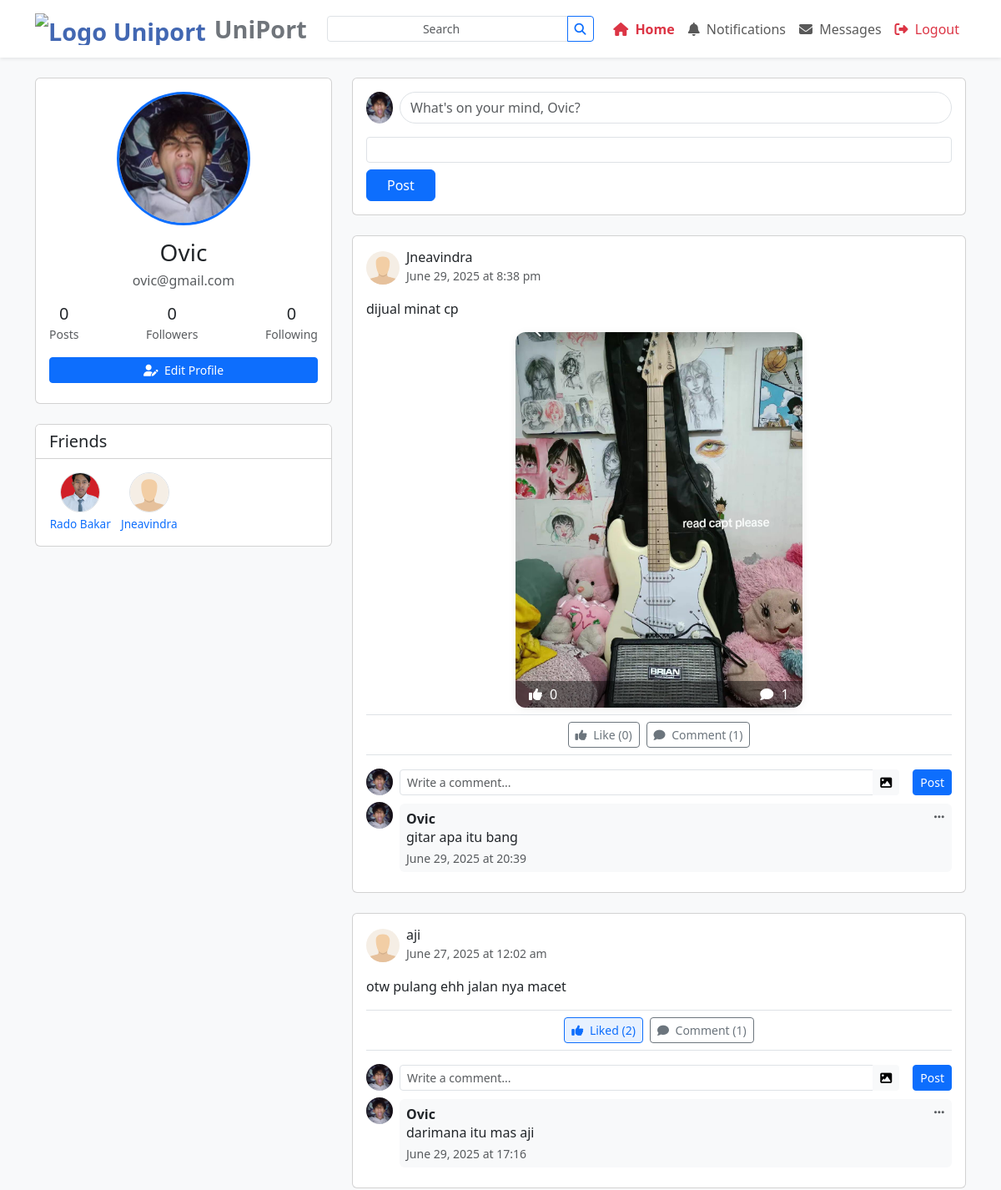
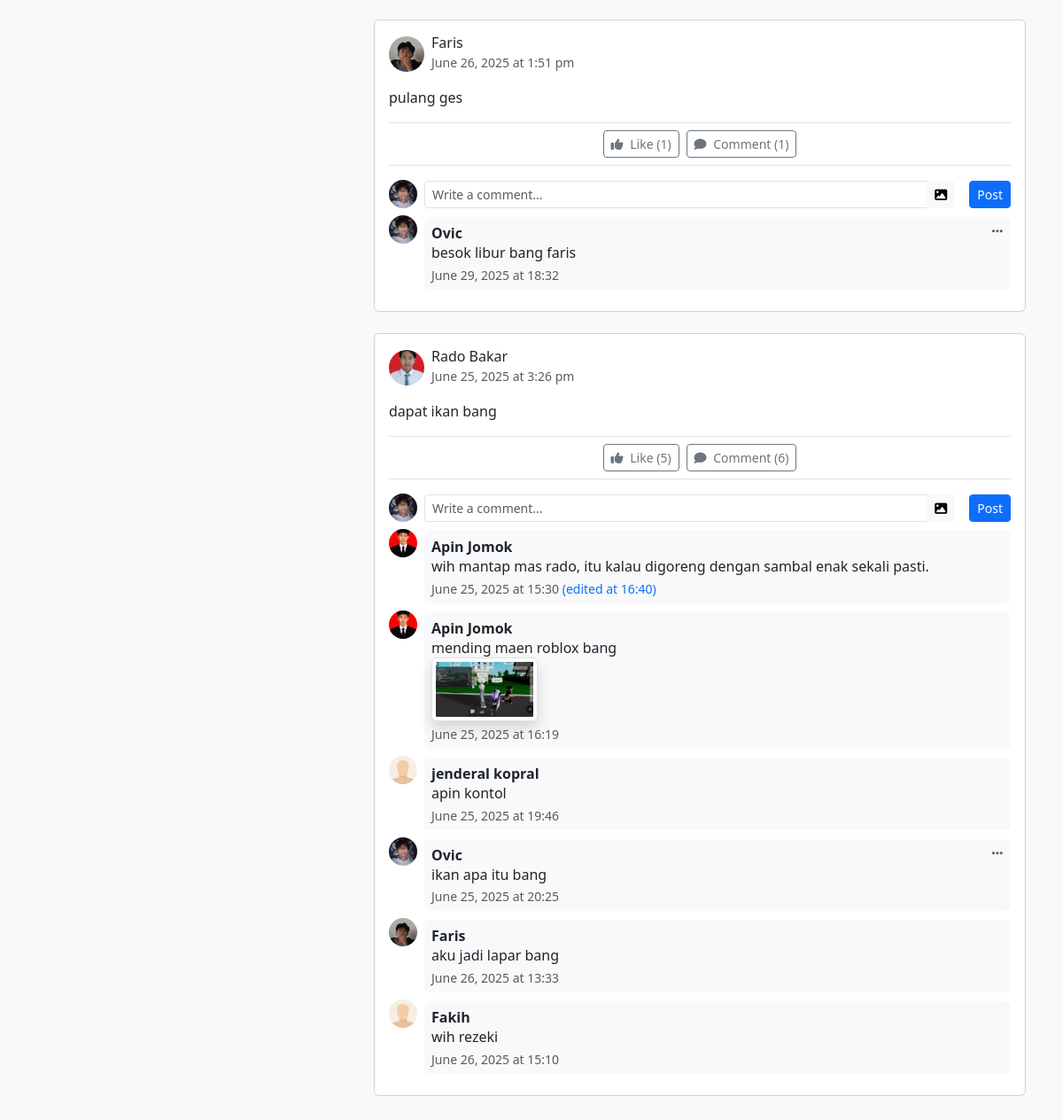
The app's page /timeline.php (signed in) with its own data (2 pictures, top to bottom).
### tables this page shows
CREATE TABLE `users` (
  `id` int(11) NOT NULL,
  `name` varchar(100) NOT NULL,
  `username` varchar(50) NOT NULL,
  `email` varchar(100) NOT NULL,
  `photo` varchar(255) DEFAULT NULL,
  `password` varchar(255) NOT NULL,
  `full_name` varchar(100) DEFAULT NULL,
  `profile_picture` varchar(255) DEFAULT NULL,
  `bio` text DEFAULT NULL,
  `created_at` datetime DEFAULT current_timestamp(),
  `birthdate` date DEFAULT NULL,
  `work` varchar(255) DEFAULT NULL,
  `address` varchar(255) DEFAULT NULL,
  `last_active` datetime DEFAULT current_timestamp()
);

CREATE TABLE `posts` (
  `id` int(11) NOT NULL,
  `user_id` int(11) NOT NULL,
  `content` text DEFAULT NULL,
  `image` varchar(255) DEFAULT NULL,
  `created_at` datetime DEFAULT current_timestamp(),
  `photo` varchar(255) DEFAULT NULL
);

CREATE TABLE `comments` (
  `id` int(11) NOT NULL,
  `post_id` int(11) NOT NULL,
  `user_id` int(11) NOT NULL,
  `content` text NOT NULL,
  `created_at` datetime DEFAULT current_timestamp(),
  `edited_at` datetime DEFAULT NULL,
  `photo` varchar(255) DEFAULT NULL,
  `parent_id` int(11) DEFAULT NULL
);

### timeline.php (the view, shortened to what the rows shown need)
<?php
require_once("config.php");
try {
    $db->exec("UPDATE users SET photo = 'default.svg' WHERE photo IS NULL OR photo = ''");
} catch(PDOException $e) {
    die("Error: " . $e->getMessage());
}
try {
    $stmt = $db->prepare("
        SELECT posts.*, users.name, users.photo AS user_photo
        FROM posts
        JOIN users ON posts.user_id = users.id
        ORDER BY posts.created_at DESC
    ");
    $stmt->execute();
    $posts = $stmt->fetchAll(PDO::FETCH_ASSOC);
} catch(PDOException $e) {
    die("Error: " . $e->getMessage());
}
$post_comment_counts = [];
$post_like_counts = [];
foreach ($posts as $p) {
    $stmt = $db->prepare("SELECT COUNT(*) FROM comments WHERE post_id = ?");
    $stmt->execute([$p['id']]);
    $post_comment_counts[$p['id']] = $stmt->fetchColumn();
    $stmt = $db->prepare("SELECT COUNT(*) FROM likes WHERE post_id = ?");
    $stmt->execute([$p['id']]);
    $post_like_counts[$p['id']] = $stmt->fetchColumn();
}
$user_like_status = [];
if (isset($_SESSION['user']['id'])) {
    $user_id = $_SESSION['user']['id'];
    $stmt = $db->prepare("SELECT post_id FROM likes WHERE user_id = ?");
    $stmt->execute([$user_id]);
    foreach ($stmt->fetchAll(PDO::FETCH_COLUMN) as $liked_post_id) {
        $user_like_status[$liked_post_id] = true;
    }
}
$stmt = $db->prepare("
    SELECT u.id, u.name, u.photo
    FROM users u
    JOIN followers f1 ON f1.follower_id = u.id AND f1.user_id = ? AND f1.status = 'accepted'
    JOIN followers f2 ON f2.user_id = u.id AND f2.follower_id = ? AND f2.status = 'accepted'
    WHERE u.id != ?
    GROUP BY u.id
    LIMIT 5
");
$stmt->execute([$_SESSION['user']['id'], $_SESSION['user']['id'], $_SESSION['user']['id']]);
$friends = $stmt->fetchAll(PDO::FETCH_ASSOC);
?>
<!DOCTYPE html>
<html lang="en">
<head>
    <link rel="stylesheet" href="https://cdn.jsdelivr.net/npm/bootstrap@5.3.0/dist/css/bootstrap.min.css">
    <link rel="stylesheet" href="https://cdnjs.cloudflare.com/ajax/libs/font-awesome/6.4.0/css/all.min.css">
</head>
<body>
    <div class="container mb-5">
        <div class="row">
            <div class="col-lg-4">
                <div class="card mb-4">
                    <div class="card-body">
                        <?php if (empty($friends)): ?>
                            <div class="text-center text-muted py-3">Belum memiliki teman</div>
                        <?php else: ?>
                        <div class="row g-2">
                            <?php foreach(array_slice($friends, 0, 4) as $f): ?>
                            <div class="col-3 text-center">
                                <?php
                                $friend_photo = (!empty($f['photo']) && $f['photo'] !== 'default.svg' && file_exists("img/uploads/".$f['photo']))
                                    ? "img/uploads/".$f['photo']
                                    : "img/default.svg";
                                ?>
                                <a href="profilevisit.php?id=<?php echo $f['id']; ?>" class="text-decoration-none">
                                    <img src="<?php echo $friend_photo; ?>" class="img-fluid rounded-circle border mb-1" style="width:48px;height:48px;object-fit:cover;">
                                    <div style="font-size:0.85em;white-space:nowrap;overflow:hidden;text-overflow:ellipsis;"><?php echo htmlspecialchars($f['name']); ?></div>
                                </a>
                            </div>
                            <?php endforeach; ?>
                        </div>
                        <?php endif; ?>
                    </div>
                </div>
            </div>
            <div class="col-lg-8">
                <?php foreach($posts as $post): ?>
                    <?php
                    $stmt = $db->prepare("SELECT comments.*, users.name, users.photo AS photo_user FROM comments JOIN users ON comments.user_id = users.id WHERE post_id = ? ORDER BY comments.created_at ASC");
                    $stmt->execute([$post['id']]);
                    $comments = $stmt->fetchAll(PDO::FETCH_ASSOC);
                    ?>
                <div class="card post-card mb-4">
                    <div class="card-body">
                        <div class="d-flex justify-content-between align-items-center mb-3">
                            <div class="d-flex align-items-center">
                                <?php
                                $user_photo = (!empty($post['user_photo']) && file_exists("img/uploads/" . $post['user_photo'])) ? "img/uploads/" . $post['user_photo'] : "img/default.svg";
                                ?>
                                <a href="profilevisit.php?id=<?php echo $post['user_id']; ?>">
                                    <img class="rounded-circle me-2"
                                         src="<?php echo $user_photo ?>"
                                         width="40"
                                         alt="<?php echo htmlspecialchars($post['name']) ?>">
                                </a>
                                <div>
                                    <a href="profilevisit.php?id=<?php echo $post['user_id']; ?>" class="text-decoration-none text-dark">
                                        <h6 class="mb-0"><?php echo $post['name'] ?></h6>
                                    </a>
                                    <small class="text-muted"><?php echo date('F j, Y \a\t g:i a', strtotime($post['created_at'])) ?></small>
                                </div>
                            </div>
                        </div>
                        <p class="mb-3">
                            <?php echo nl2br(htmlspecialchars($post['content'])) ?>
                        </p>
                        <?php
                        if (!empty($post['photo']) && $post['photo'] !== 'default.svg') {
                            $photo_path = "img/posts/" . $post['photo'];
                            if (file_exists($photo_path)) {
                                echo '
                                <div class="d-flex justify-content-center mb-2">
                                    <div class="post-image-wrapper position-relative" style="max-width:350px;max-height:450px;overflow:hidden;">
                                        <img src="' . $photo_path . '"
                                             class="img-fluid rounded post-img-zoom"
                                             style="object-fit:contain; width:100%; height:auto; max-height:450px; cursor:pointer; background:#f5f5f5;"
                                             alt="Post Image"
                                             data-post-id="' . $post['id'] . '">
                                        <div class="post-img-overlay d-flex justify-content-between align-items-center px-3 py-1"
                                             style="position:absolute;bottom:0;left:0;width:100%;background:rgba(0,0,0,0.45);color:#fff;border-radius:0 0 12px 12px;">
                                            <span><i class="fas fa-thumbs-up me-1"></i> <span class="like-count">' . ($post_like_counts[$post['id']] ?? 0) . '</span></span>
                                            <span><i class="fas fa-comment me-1"></i> <span class="comment-count">' . ($post_comment_counts[$post['id']] ?? 0) . '</span></span>
                                        </div>
                                    </div>
                                </div>
                                ';
                            }
                        }
                        ?>
                        <div class="d-flex border-top border-bottom py-2 mb-3 justify-content-center gap-2">
                            <button class="btn btn-sm like-btn <?php echo !empty($user_like_status[$post['id']]) ? 'btn-blue' : 'btn-outline-secondary'; ?>" data-post-id="<?php echo $post['id']; ?>">
                                <i class="fas fa-thumbs-up me-1"></i> <?php echo !empty($user_like_status[$post['id']]) ? 'Liked' : 'Like'; ?> (<?php echo $post_like_counts[$post['id']] ?? 0; ?>)
                            </button>
                            <button class="btn btn-sm btn-outline-secondary comment-btn">
                                <i class="fas fa-comment me-1"></i> Comment (<?php echo $post_comment_counts[$post['id']] ?? 0; ?>)
                            </button>
                        </div>
                        <div class="comments-section">
                            <form action="" method="post" enctype="multipart/form-data" class="d-flex mb-2 align-items-center comment-form">
                                <?php
                                $comment_form_photo = (!empty($_SESSION['user']['photo']) && $_SESSION['user']['photo'] !== 'default.svg' && file_exists("img/uploads/" . $_SESSION['user']['photo']))
                                    ? "img/uploads/" . $_SESSION['user']['photo']
                                    : "img/default.svg";
                                ?>
                                <img class="rounded-circle me-2"
                                     src="<?php echo $comment_form_photo ?>"
                                     width="32"
                                     alt="<?php echo $_SESSION['user']['name'] ?>">
                                <div class="flex-grow-1 me-2">
                                    <div class="input-group">
                                        <input type="text"
                                               class="form-control form-control-sm comment-content-input"
                                               name="comment_content"
                                               placeholder="Write a comment..." required>
                                        <label class="btn btn-light btn-sm mb-0 upload-label" style="position:relative;overflow:hidden;">
                                            <i class="fa fa-image"></i>
                                        </label>
                                    </div>
                                </div>
                                <button type="submit" name="create_comment" class="btn btn-primary btn-sm ms-2">Post</button>
                            </form>
                            <?php foreach($comments as $comment): ?>
                               <?php
                                $comment_user_photo = (!empty($comment['photo_user']) && $comment['photo_user'] !== 'default.svg' && file_exists("img/uploads/" . $comment['photo_user']))
                                    ? "img/uploads/" . $comment['photo_user']
                                    : "img/default.svg";
                                ?>
                                <div class="d-flex mb-2 align-items-start">
                                    <a href="profilevisit.php?id=<?php echo $comment['user_id']; ?>">
                                        <img class="rounded-circle me-2"
                                             src="<?php echo $comment_user_photo ?>"
                                             width="32"
                                             alt="<?php echo $comment['name'] ?>">
                                    </a>
                                    <div class="flex-grow-1">
                                        <div class="bg-light p-2 rounded position-relative mt-1">
                                            <span class="comment-author">
                                                <a href="profilevisit.php?id=<?php echo $comment['user_id']; ?>" class="text-decoration-none text-dark">
                                                    <?php echo $comment['name']; ?>
                                                </a>
                                            </span>
                                            <div class="comment-content" id="comment-content-<?php echo $comment['id']; ?>">
                                                <span><?php echo nl2br(htmlspecialchars($comment['content'])); ?></span>
                                            </div>
                                            <?php if(!empty($comment['photo'])): ?>
                                                <?php
                                                $comment_photo_path = "img/comments/" . $comment['photo'];
                                                if (file_exists($comment_photo_path)) {
                                                    echo '<img src="' . $comment_photo_path . '" class="img-thumbnail shadow comment-img" style="max-width:120px;max-height:120px;cursor:pointer;"><br>';
                                                }
                                                ?>
                                            <?php endif; ?>
                                            <small class="text-muted d-block mt-1">
                                                <?php
                                                    echo date('F j, Y \a\t H:i', strtotime($comment['created_at']));
                                                    if (!empty($comment['edited_at'])) {
                                                        echo ' <span class="text-primary">(edited at ' . date('H:i', strtotime($comment['edited_at'])) . ')</span>';
                                                    }
                                                ?>
                                            </small>
                                            <?php if($comment['user_id'] == $_SESSION['user']['id']): ?>
                                                <div class="dropdown position-absolute top-0 end-0">
                                                    <button class="btn btn-link btn-sm text-muted" type="button" data-bs-toggle="dropdown">
                                                        <i class="fas fa-ellipsis-h"></i>
                                                    </button>
                                                </div>
                                            <?php endif; ?>
                                        </div>
                                    </div>
                                </div>
                            <?php endforeach; ?>
                        </div>
                    </div>
                </div>
                <?php endforeach; ?>
            </div>
        </div>
    </div>
</body>
</html>

### records on screen
users: photo (picture), name "Rado Bakar"
users: photo (placeholder picture), name "Jneavindra"
posts: user.photo (placeholder picture), user.name "Jneavindra", created_at "June 29, 2025 at 8:38 pm", content "dijual minat cp", photo (picture), id "0", id "1", shows "Like"
comments: user.photo (picture), user.name "Ovic", content "gitar apa itu bang", created_at "June 29, 2025 at 20:39"
posts: user.name "aji", created_at "June 27, 2025 at 12:02 am", content "otw pulang ehh jalan nya macet", shows "Liked", id "2", id "1"
comments: user.photo (picture), user.name "Ovic", content "darimana itu mas aji", created_at "June 29, 2025 at 17:16"
posts: user.photo (picture), user.name "Faris", created_at "June 26, 2025 at 1:51 pm", content "pulang ges", shows "Like", id "1"
comments: user.photo (picture), user.name "Ovic", content "besok libur bang faris", created_at "June 29, 2025 at 18:32"
posts: user.photo (picture), user.name "Rado Bakar", created_at "June 25, 2025 at 3:26 pm", content "dapat ikan bang", shows "Like", id "5", id "6"
comments: user.name (picture), user.name "Apin Jomok", content "wih mantap mas rado, itu kalau digoreng dengan sambal enak sekali pasti.", created_at "June 25, 2025 at 15:30", edited_at "16:40"
comments: user.name (picture), user.name "Apin Jomok", content "mending maen roblox bang", photo (picture), created_at "June 25, 2025 at 16:19"
comments: user.name "jenderal kopral", content "apin kontol", created_at "June 25, 2025 at 19:46"
comments: user.photo (picture), user.name "Ovic", content "ikan apa itu bang", created_at "June 25, 2025 at 20:25"
comments: user.photo (picture), user.name "Faris", content "aku jadi lapar bang", created_at "June 26, 2025 at 13:33"
comments: user.name "Fakih", content "wih rezeki", created_at "June 26, 2025 at 15:10"

### other values on screen
$_SESSION["user"]["name"] "Ovic"
$_SESSION["user"]["email"] "ovic@gmail.com"
